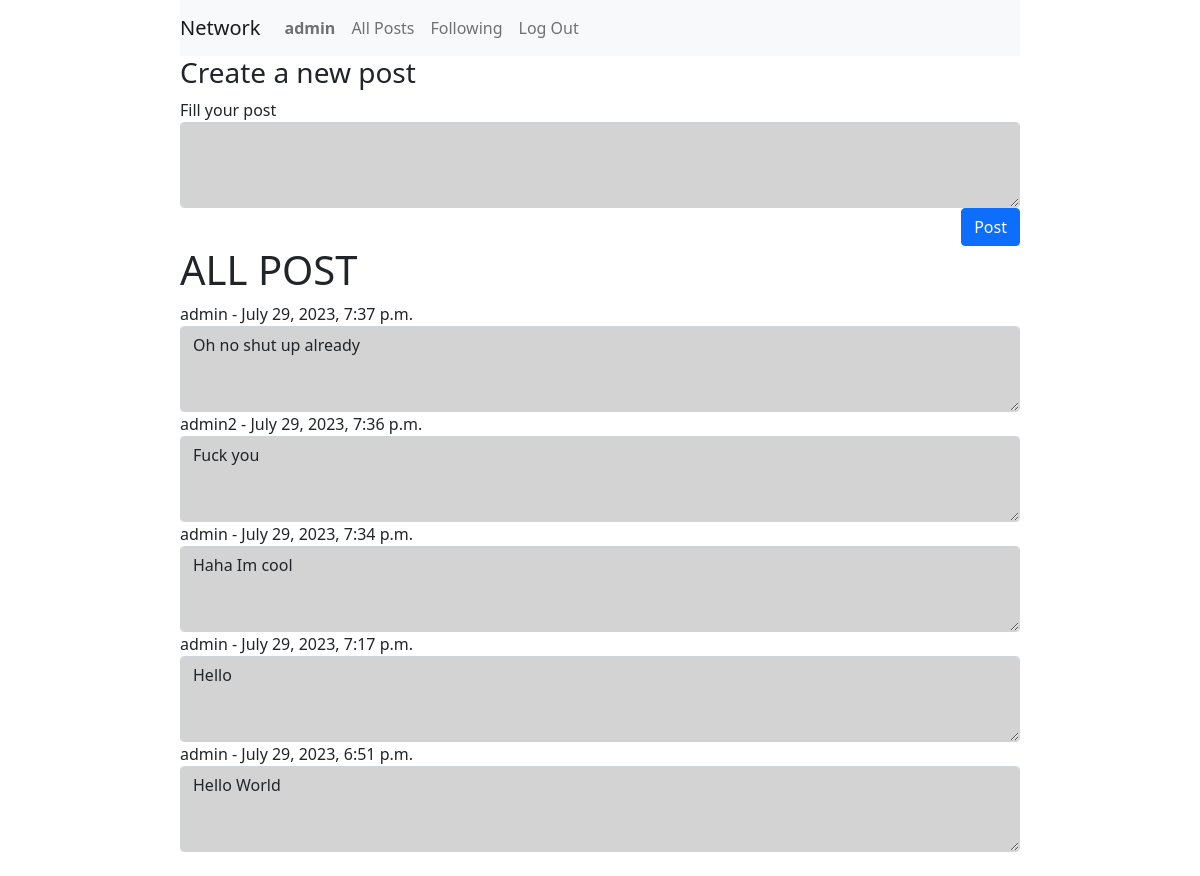
/ (signed in), run on the app's committed database.
### network/models.py (models this page shows, shortened)
class User(AbstractUser):
    pass

class Post(models.Model):
    content = models.TextField(max_length=600)
    author = models.ForeignKey(User, on_delete=models.CASCADE)
    timestamp = models.DateTimeField(auto_now_add=True)

### network/views.py (the view)
# urls.py: path("", views.index, name="index"),
def index(request):
    all_posts = Post.objects.all().order_by("-timestamp")
    paginator = Paginator(all_posts, 10)
    page_number = request.GET.get('p')
    posts = paginator.get_page(page_number)
    return render(request, "network/index.html",{
        "posts": posts
    })

### network/templates/network/index.html (shortened to what this page needs)
{% extends "network/layout.html" %} {% block body %}
 {%if user.is_authenticated%}
<h3>Create a new post</h3>
<form action="{% url 'add-post' %}" method="POST">
  <div class="form-group">
    <label for="post-content">Fill your post</label>
    <textarea
      name="post-content"
      style="background-color: lightgray"
      class="form-control"
      id="post-content"
      rows="3"
    ></textarea>
  </div>
  <div class="d-flex justify-content-end">
    <button class="btn btn-primary">Post</button>
  </div>
</form>
{% endif %}
<h1>ALL POST</h1>
<div>
  {% for post in posts %}
  <div>
    <label for="post-content">{{post.author}} - {{post.timestamp}}</label>
    <textarea
      name="post-content"
      style="background-color: lightgray"
      class="form-control"
      id="post-content"
      rows="3"
      readonly
    >
{{post.content}}</textarea
    >
  </div>
</div>
{% endfor %}
<nav
  aria-label="Page navigation example"
  class="d-flex justify-content-center mt-2"
>
</nav>
{% endblock %}

### network/templates/network/layout.html (shortened to what this page needs)
{% load static %}
<!DOCTYPE html>
<html lang="en">
  <head>
    <link
      href="https://cdn.jsdelivr.net/npm/bootstrap@5.0.0/dist/css/bootstrap.min.css"
      rel="stylesheet"
    />
    <link href="{% static 'network/styles.css' %}" rel="stylesheet" />
  </head>
  <body style="padding-left: 15%; padding-right: 15%">
    <nav class="navbar navbar-expand-lg navbar-light bg-light">
      <a class="navbar-brand" href="{% url 'index' %}">Network</a>
      <div>
        <ul class="navbar-nav mr-auto">
          {% if user.is_authenticated %}
          <li class="nav-item">
            <a class="nav-link" href="{% url 'profile' user.id %}"
              ><strong>{{ user.username }}</strong></a
            >
          </li>
          {% endif %}
          <li class="nav-item">
            <a class="nav-link" href="{% url 'index' %}">All Posts</a>
          </li>
          {% if user.is_authenticated %}
          <li class="nav-item">
            <a class="nav-link" href="#">Following</a>
          </li>
          <li class="nav-item">
            <a class="nav-link" href="{% url 'logout' %}">Log Out</a>
          </li>
          {% endif %}
        </ul>
      </div>
    </nav>
    <div class="body">{% block body %} {% endblock %}</div>
  </body>
</html>

### data on the page
User: username "admin"
Post: author "admin", timestamp "July 29, 2023, 7:37 p.m.", post-content "Oh no shut up already"
Post: author "admin2", timestamp "July 29, 2023, 7:36 p.m.", post-content "Fuck you"
Post: author "admin", timestamp "July 29, 2023, 7:34 p.m.", post-content "Haha Im cool"
Post: author "admin", timestamp "July 29, 2023, 7:17 p.m.", post-content "Hello"
Post: author "admin", timestamp "July 29, 2023, 6:51 p.m.", post-content "Hello World"
